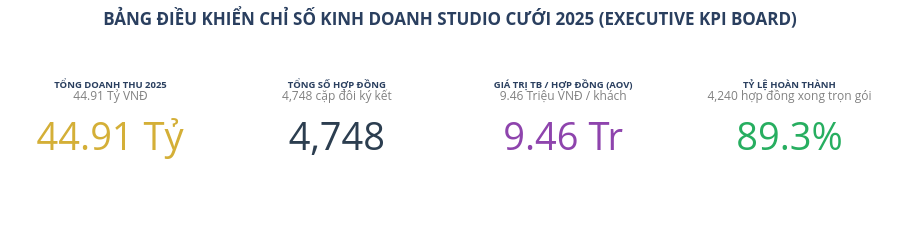

Notebook source saved alongside this figure:
### Markdown cell above
---
## 📊 Tầng 1: Tổng Quan Doanh Thu & Chỉ Số Kinh Doanh Cốt Lõi (Strategic Overview)

Tầng phân tích khởi đầu giúp Ban Điều hành nắm vững các con số tài chính cốt lõi và phát hiện sự phân hóa tỷ trọng doanh thu giữa các gói dịch vụ cưới.

### Code cell
# Biểu đồ 1.1: Bảng Thẻ Chỉ Số Kinh Doanh Doanh Nghiệp (Executive KPI Board)
total_revenue_ty = df["Doanh_Thu_Ty"].sum()
total_contracts = len(df)
aov_trieu = df["Doanh_Thu_Trieu"].mean()
completed_count = (df["Trang_Thai"] == "Đã hoàn thành").sum()
completion_rate = completed_count / total_contracts * 100

fig1_1 = go.Figure()

fig1_1.add_trace(go.Indicator(
    mode="number",
    value=total_revenue_ty,
    number={"suffix": " Tỷ", "valueformat": ".2f", "font": {"size": 38, "color": "#D4AF37"}},
    title={"text": "<b>TỔNG DOANH THU 2025</b><br><span style='font-size:12px;color:gray'>44.91 Tỷ VNĐ</span>"},
    domain={"row": 0, "column": 0}
))

fig1_1.add_trace(go.Indicator(
    mode="number",
    value=total_contracts,
    number={"valueformat": ",d", "font": {"size": 38, "color": "#2C3E50"}},
    title={"text": "<b>TỔNG SỐ HỢP ĐỒNG</b><br><span style='font-size:12px;color:gray'>4,748 cặp đôi ký kết</span>"},
    domain={"row": 0, "column": 1}
))

fig1_1.add_trace(go.Indicator(
    mode="number",
    value=aov_trieu,
    number={"suffix": " Tr", "valueformat": ".2f", "font": {"size": 38, "color": "#8E44AD"}},
    title={"text": "<b>GIÁ TRỊ TB / HỢP ĐỒNG (AOV)</b><br><span style='font-size:12px;color:gray'>9.46 Triệu VNĐ / khách</span>"},
    domain={"row": 0, "column": 2}
))

fig1_1.add_trace(go.Indicator(
    mode="number",
    value=completion_rate,
    number={"suffix": "%", "valueformat": ".1f", "font": {"size": 38, "color": "#27AE60"}},
    title={"text": "<b>TỶ LỆ HOÀN THÀNH</b><br><span style='font-size:12px;color:gray'>4,240 hợp đồng xong trọn gói</span>"},
    domain={"row": 0, "column": 3}
))

fig1_1.update_layout(
    grid={"rows": 1, "columns": 4, "pattern": "independent"},
    template=PLOTLY_TEMPLATE,
    height=220,
    margin=dict(l=20, r=20, t=50, b=20),
    title="<b>BẢNG ĐIỀU KHIỂN CHỈ SỐ KINH DOANH STUDIO CƯỚI 2025 (EXECUTIVE KPI BOARD)</b>",
    title_x=0.5
)
fig1_1.show()

### Figure 1 — Plotly figure (JSON) as saved in the notebook; plotly's stock layout.template omitted (floating-point values rounded to 4 significant figures)
{"data": [{"domain": {"column": 0, "row": 0}, "mode": "number", "number": {"font": {"color": "#D4AF37", "size": 38}, "suffix": " Tỷ", "valueformat": ".2f"}, "title": {"text": "<b>TỔNG DOANH THU 2025</b><br><span style='font-size:12px;color:gray'>44.91 Tỷ VNĐ</span>"}, "type": "indicator", "value": 44.91}, {"domain": {"column": 1, "row": 0}, "mode": "number", "number": {"font": {"color": "#2C3E50", "size": 38}, "valueformat": ",d"}, "title": {"text": "<b>TỔNG SỐ HỢP ĐỒNG</b><br><span style='font-size:12px;color:gray'>4,748 cặp đôi ký kết</span>"}, "type": "indicator", "value": 4748}, {"domain": {"column": 2, "row": 0}, "mode": "number", "number": {"font": {"color": "#8E44AD", "size": 38}, "suffix": " Tr", "valueformat": ".2f"}, "title": {"text": "<b>GIÁ TRỊ TB / HỢP ĐỒNG (AOV)</b><br><span style='font-size:12px;color:gray'>9.46 Triệu VNĐ / khách</span>"}, "type": "indicator", "value": 9.458}, {"domain": {"column": 3, "row": 0}, "mode": "number", "number": {"font": {"color": "#27AE60", "size": 38}, "suffix": "%", "valueformat": ".1f"}, "title": {"text": "<b>TỶ LỆ HOÀN THÀNH</b><br><span style='font-size:12px;color:gray'>4,240 hợp đồng xong trọn gói</span>"}, "type": "indicator", "value": 89.3}], "layout": {"grid": {"columns": 4, "pattern": "independent", "rows": 1}, "height": 220, "margin": {"b": 20, "l": 20, "r": 20, "t": 50}, "title": {"text": "<b>BẢNG ĐIỀU KHIỂN CHỈ SỐ KINH DOANH STUDIO CƯỚI 2025 (EXECUTIVE KPI BOARD)</b>", "x": 0.5}}}
